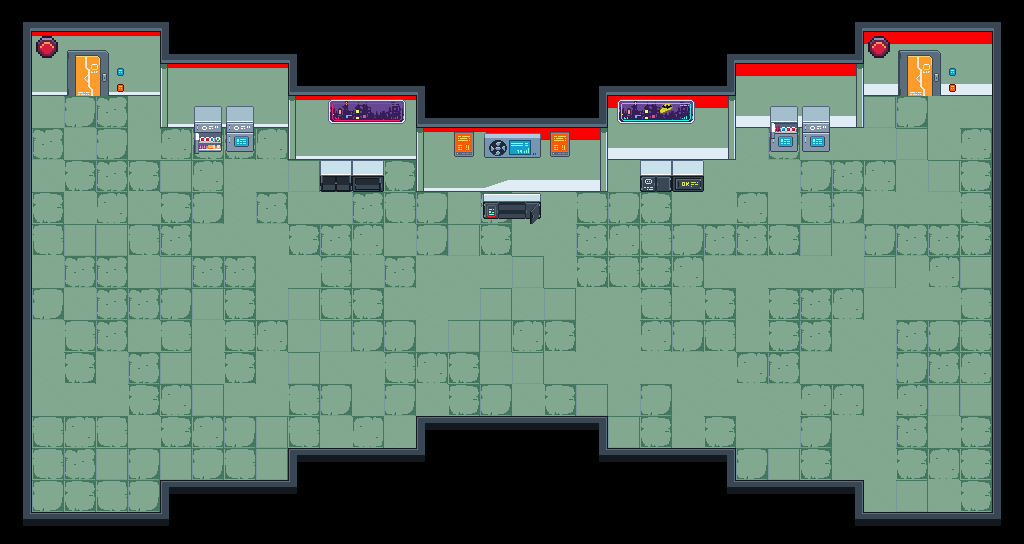

The image is a tile-based game level rendered from a .tmx file. Its description and source (layers, tilesets, objects; grid data summarised) follow:
An orthogonal 32x17 tile map with 32x32 px tiles, 6 tile layers (suelo, paredes, decoracion, decoracion2, ...), 5 tilesets and 46 objects.

<map version="1.10" tiledversion="1.11.2" orientation="orthogonal" renderorder="right-down" width="32" height="17" tilewidth="32" tileheight="32" infinite="0" nextlayerid="28" nextobjectid="148">
 <tileset firstgid="1" source="../pixel_cyberpunk_interior_free_1.0.1/pixel-cyberpunk-interior.tsx" />
 <tileset firstgid="232" source="../tiles_laboratory_LandOfPixels/tilesStuff.tsx" />
 <tileset firstgid="824" source="../referencias/referencias_2.tsx" />
 <tileset firstgid="1055" source="../Fondo_Hub/pixel-cyberpunk-modified_1.tsx" />
 <tileset firstgid="1286" source="../referencias/referencias_1.tsx" />
 <layer id="23" name="suelo" width="32" height="17">
  <data>[544 cells, 306 non-empty, 10 distinct tile ids]</data>
 </layer>
 <layer id="22" name="paredes" width="32" height="17">
  <data>[544 cells, 60 non-empty, 6 distinct tile ids]</data>
 </layer>
 <layer id="24" name="decoracion" width="32" height="17">
  <data>[544 cells, 131 non-empty, 30 distinct tile ids]</data>
 </layer>
 <layer id="26" name="decoracion2" width="32" height="17">
  <data>[544 cells, 2 non-empty, 2 distinct tile ids]</data>
 </layer>
 <layer id="25" name="puerta_abierta" width="32" height="17">
  <data>[544 cells, 21 non-empty, 18 distinct tile ids]</data>
 </layer>
 <layer id="21" name="puerta_cerrada" width="32" height="17">
  <data>[544 cells, 7 non-empty, 6 distinct tile ids]</data>
 </layer>
 <objectgroup id="27" name="spawn_enemies" visible="0">
  <object id="94" x="147.735" y="360.59">
   <point />
  </object>
  <object id="96" x="308.712" y="223.36">
   <point />
  </object>
  <object id="102" x="223.734" y="257.093">
   <point />
  </object>
  <object id="103" x="185.908" y="227.66">
   <point />
  </object>
  <object id="104" x="90.9638" y="212.674">
   <point />
  </object>
  <object id="105" x="226.435" y="334.338">
   <point />
  </object>
  <object id="111" x="311.36" y="281.923">
   <point />
  </object>
  <object id="113" x="264.668" y="213.878">
   <point />
  </object>
  <object id="114" x="125.26" y="257.599">
   <point />
  </object>
  <object id="124" x="753.995" y="309.658">
   <point />
  </object>
  <object id="125" x="625.685" y="231.761">
   <point />
  </object>
  <object id="126" x="710.663" y="265.494">
   <point />
  </object>
  <object id="127" x="748.489" y="236.061">
   <point />
  </object>
  <object id="128" x="843.433" y="221.075">
   <point />
  </object>
  <object id="129" x="691.962" y="326.739">
   <point />
  </object>
  <object id="130" x="623.037" y="290.324">
   <point />
  </object>
  <object id="131" x="669.729" y="222.279">
   <point />
  </object>
  <object id="132" x="809.137" y="266">
   <point />
  </object>
 </objectgroup>
 <objectgroup id="6" name="spawn_point" visible="0">
  <object id="1" x="85.321" y="127.194">
   <point />
  </object>
 </objectgroup>
 <objectgroup id="7" name="hitbox_fondo">
  <object id="115" x="23.0532" y="23.0532" width="881.985" height="71.652" />
  <object id="116" x="878.284" y="26.748" width="63.3836" height="28.0377" />
  <object id="117" x="934.957" y="24.9224" width="66.9237" height="67.9136" />
  <object id="118" x="991.289" y="24.2994" width="28.6608" height="499.695" />
  <object id="119" x="1.86918" y="510.287" width="993.159" height="26.1685" />
  <object id="120" x="4.98448" y="22.4302" width="25.5455" height="504.056" />
  <object id="121" x="290.029" y="447.488" width="444.428" height="71.4775" />
  <object id="123" x="287.942" y="91.5899" width="448.384" height="69.7828" />
  <object id="133" x="417.333" y="159.333" width="189.333" height="32" />
  <object id="134" x="160" y="91.3333" width="134.667" height="34.6667" />
  <object id="135" x="734.667" y="76.6667" width="128" height="50" />
  <object id="136" x="640.667" y="150.667" width="62" height="40.6667" />
  <object id="137" x="480.667" y="174" width="63.3333" height="44" />
  <object id="138" x="320" y="148" width="63.3333" height="43.3333" />
  <object id="139" x="193.333" y="101.333" width="62.6667" height="51.3333" />
  <object id="140" x="417.333" y="416.667" width="189.333" height="48.6667" />
  <object id="141" x="726" y="480" width="138" height="47.3333" />
  <object id="142" x="160.667" y="481.333" width="142.667" height="42.6667" />
  <object id="147" x="768" y="118.667" width="61.3333" height="35.3333" />
 </objectgroup>
 <objectgroup id="8" name="puerta">
  <object id="84" x="918.341" y="79.6948">
   <point />
  </object>
 </objectgroup>
 <objectgroup id="10" name="spawn_cofre">
  <object id="35" x="479.389" y="366.418">
   <point />
  </object>
  <object id="44" x="899.086" y="448.38">
   <point />
  </object>
  <object id="92" x="771.529" y="424.944">
   <point />
  </object>
  <object id="93" x="638.612" y="388.14">
   <point />
  </object>
  <object id="143" x="319.333" y="388">
   <point />
  </object>
  <object id="144" x="192" y="418.667">
   <point />
  </object>
  <object id="145" x="65.3333" y="454">
   <point />
  </object>
 </objectgroup>
</map>
